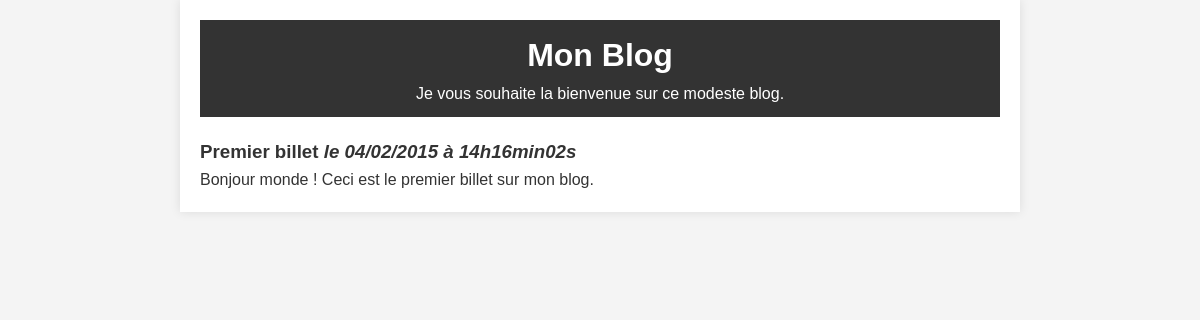
Page /MonBlog/index.php?billet=1 on the committed database.
### tables this page shows
CREATE TABLE IF NOT EXISTS `t_billet` (
  `BIL_ID` int(11) NOT NULL AUTO_INCREMENT,
  `BIL_DATE` datetime NOT NULL,
  `BIL_TITRE` varchar(100) NOT NULL,
  `BIL_CONTENU` varchar(400) NOT NULL,
  PRIMARY KEY (`BIL_ID`)
);

### MonBlog/view/view.php (called while the page is built, shortened)
<?php
class View {
    public function displayBillet($billet, $comments) {
        include 'header.php';
        include 'billet_detail.php';
    }
}
?>

### MonBlog/controller/controller.php (called while the page is built, shortened)
<?php
require_once __DIR__ . '/../model/model.php';
require_once __DIR__ . '/../view/view.php';
class Controller {
    private $model;
    private $view;
    public function __construct($model, $view) {
        $this->model = $model;
        $this->view = $view;
    }
    public function displayBillet($billetId) {
        $billet = $this->model->getBilletById($billetId);
        $comments = $this->model->getCommentsByBilletId($billetId);
        $this->view->displayBillet($billet, $comments);
    }
}
?>

### MonBlog/model/model.php (called while the page is built, shortened)
<?php
class Model {
    private $bdd;
    public function __construct() {
        try {
            $this->bdd = new PDO('mysql:host=localhost;dbname=blog;charset=utf8', 'root', '');
        } catch (Exception $e) {
            die('Erreur : ' . $e->getMessage());
        }
    }
    public function getBilletById($billetId) {
        $req = $this->bdd->prepare('SELECT BIL_ID As id, BIL_TITRE AS titre, BIL_CONTENU AS contenu, DATE_FORMAT(BIL_DATE, \'%d/%m/%Y à %Hh%imin%ss\') AS date_creation_fr FROM t_billet WHERE BIL_ID = :id');
        $req->bindParam(':id', $billetId, PDO::PARAM_INT);
        $req->execute();
        return $req->fetch(PDO::FETCH_ASSOC);
    }
}
?>

### MonBlog/view/billet_detail.php (the view)
<div class="news">
    <h3>
        <?php echo htmlspecialchars($billet['titre']); ?>
        <em>le <?php echo $billet['date_creation_fr']; ?></em>
    </h3>
    <p>
        <?php echo nl2br(htmlspecialchars($billet['contenu'])); ?>
    </p>
</div>

### MonBlog/style.css (style rules this page uses)
body, h1, h2, h3, p, div, article, header, footer { margin: 0; padding: 0; }
body { font-family: Arial, sans-serif; line-height: 1.6; background-color: #f4f4f4; color: #333; }

### rows in the picture
t_billet: BIL_TITRE "Premier billet", BIL_CONTENU "Bonjour monde ! Ceci est le premier billet sur mon blog."

### other values in the picture
$billet['date_creation_fr'] "04/02/2015 à 14h16min02s"
